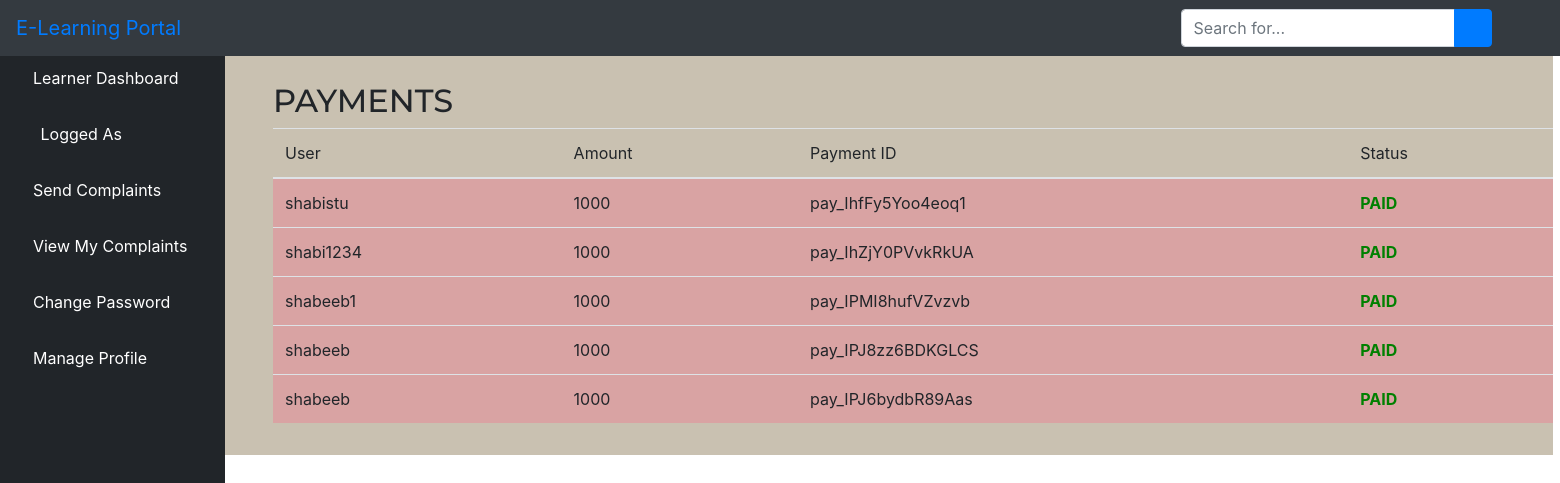
Page /view_payments on the committed database.
### payment/models.py (models this page shows, shortened)
class Payment(models.Model):
    user=models.ForeignKey(User,on_delete=models.CASCADE,null=True,blank=True)
    name=models.CharField(max_length=20)
    amount=models.CharField(max_length=20)
    order_id=models.CharField(max_length=200,blank=True)
    payment_id=models.CharField(max_length=200,blank=True)
    paid=models.BooleanField(default=False)

### account/views.py (the view)
# urls.py: path('view_payments',views.view_payments,name='view_payments'),
def view_payments(request):
    payments=Payment.objects.all().order_by('-id')
    return render(request,'view_payments.html',{'payments':payments})

### account/templates/view_payments.html (shortened to what this page needs)
{% extends 'dashboard/dashboard.html' %}
{% load crispy_forms_tags %}
{% block body %}
<div >
<div style="padding-left: 3rem;padding-top: 2rem;padding-bottom: 1em;background-color: #c9c1b1;width: 83rem;">
    <h2>PAYMENTS</h2>
    {% if payments %}
    <table class="table">
          <thead>
            <tr>
              <th scope="col">User</th>
              <th scope="col">Amount</th>
              <th scope="col">Payment ID</th>
              <th scope="col">Status</th>
            </tr>
          </thead>
          <tbody>
              {% for leave in payments %}
            <tr style="background-color: #d9a3a3;">
              <td>{{ leave.user.username}}</td>
              <td>{{ leave.amount}}</td>
              <td>{{ leave.payment_id }}</td>
              {% if leave.paid %}
              <td style="color:green;font-weight: bold">PAID</td>
              {% else %}
              <td style="color:red">NOT PAID</td>
              {% endif %}
            </tr>
            {% endfor %}
          </tbody>
    </table>
    {% else %}
    <span>No Leaves can be found...</span>
    {% endif %}
</div>
</div>
{% endblock %}

### templates/dashboard/dashboard.html (shortened to what this page needs)
<!DOCTYPE html>
<html lang="en">
<head>
    <link href="static/css/style.css" rel='stylesheet' type='text/css'/>
	<link href="static/css/popuo-box.css" rel="stylesheet" type="text/css" media="all" />
    {% load static %}
    <link href="{% static '/dashboard/vendor/fontawesome-free/css/all.min.css' %}" rel="stylesheet" type="text/css">
    <link href="{% static '/dashboard/vendor/datatables/dataTables.bootstrap4.css' %}" rel="stylesheet">
    <link href="{% static '/dashboard/css/sb-admin.css' %}" rel="stylesheet">
</head>
<body id="page-top">
<nav class="navbar navbar-expand navbar-dark bg-dark fixed-top">
    <a class="navbar-brand mr-1 text-primary" href="">E-Learning Portal</a>
    <button class="btn btn-link btn-sm text-white order-1 order-sm-0" id="sidebarToggle" href="#">
        <i class="fas fa-bars"></i>
    </button>
    <form class="d-none d-md-inline-block form-inline ml-auto mr-0 mr-md-3 my-2 my-md-0">
        <div class="input-group">
            <input type="text" class="form-control" placeholder="Search for..." aria-label="Search" aria-describedby="basic-addon2">
            <div class="input-group-append">
                <button class="btn btn-primary" type="button">
                    <i class="fas fa-search"></i>
                </button>
            </div>
        </div>
    </form>
    <ul class="navbar-nav ml-auto ml-md-0">
        <li class="nav-item dropdown no-arrow">
            <a class="nav-link dropdown-toggle" href="#" id="userDropdown" role="button" data-toggle="dropdown" aria-haspopup="true" aria-expanded="false">
                <i class="fas fa-user-circle fa-fw text-primary"></i>
            </a>
        </li>
    </ul>
</nav>
<div id="wrapper" style="padding-top: 50px;">
<ul class="sidebar navbar-nav">
    <li class="nav-item active">
        <a class="nav-link" href="{% url 'dashboard' %}">
         <i class="fa fa-home" aria-hidden="true"></i>
            <span>Learner Dashboard</span>
        </a>
    </li>
    <li class="nav-item active">
        <a class="nav-link" href="">
            <i class="fas fa-user-circle fa-fw text-primary"></i>
            <span>Logged As {{ user.username }}</span>
        </a>
    </li>
    <li class="nav-item">
        <a class="nav-link" href="{% url 'complaint' %}">
        <i class="fas fa-bell"></i>
            <span style="color: white">Send Complaints</span>
        </a>
    </li>
    <li class="nav-item">
        <a class="nav-link" href="{% url 'view_my_complaint' %}">
        <i class="fas fa-bell"></i>
            <span style="color: white">View My Complaints</span>
        </a>
    </li>
    <li class="nav-item">
        <a class="nav-link" href="{% url 'change_password' %}">
        <i class="fas fa-bell"></i>
            <span style="color: white">Change Password</span>
        </a>
    </li>
      <li class="nav-item dropdown no-arrow">
                            <a class="nav-link dropdown-toggle" data-toggle="dropdown" aria-haspopup="true" aria-expanded="false" href="">
            <i class="fas fa-user text-default"></i>
            <span style="color: white">Manage Profile</span>
        </a>
        </li>
</ul>
    {% block body %}{% endblock %}
</div>

### account/static/css/style.css (style rules this page uses)
html,body,div,span,applet,object,iframe,h1,h2,h3,h4,h5,h6,p,blockquote,pre,a,abbr,acronym,address,big,cite,code,del,dfn,em,img,ins,kbd,q,s,samp,small,strike,strong,sub,sup,tt,var,b,u,i,dl,dt,dd,ol,nav ul,nav li,fieldset,form,label,legend,table,caption,tbody,tfoot,thead,tr,th,td,article,aside,canvas,details,embed,figure,figcaption,footer,header,hgroup,menu,nav,output,ruby,section,summary,time,mark,audio,video { margin:0;padding:0;border:0;font-size:100%;font:inherit;vertical-align:baseline; }
article, aside, details, figcaption, figure,footer, header, hgroup, menu, nav, section { display: block; }
ol,ul { list-style:none;margin:0px;padding:0px; }
table { border-collapse:collapse;border-spacing:0; }
a { text-decoration:none; }
body { font-family: 'Roboto Condensed', sans-serif; background: url(../images/coolege.jpg)no-repeat 0px 0px; background-size: cover; background-position:center; background-attachment:fixed; }
h1,h2 { font-family: 'Montserrat', sans-serif; }

### rows in the picture
Payment: user.username "shabistu", amount "1000", payment_id "pay_IhfFy5Yoo4eoq1", paid "PAID"
Payment: user.username "shabi1234", amount "1000", payment_id "pay_IhZjY0PVvkRkUA", paid "PAID"
Payment: user.username "shabeeb1", amount "1000", payment_id "pay_IPMI8hufVZvzvb", paid "PAID"
Payment: user.username "shabeeb", amount "1000", payment_id "pay_IPJ8zz6BDKGLCS", paid "PAID"
Payment: user.username "shabeeb", amount "1000", payment_id "pay_IPJ6bydbR89Aas", paid "PAID"
